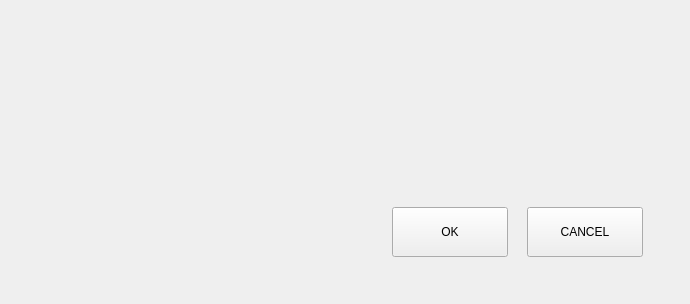
<?xml version="1.0" encoding="UTF-8"?>
<ui version="4.0">
 <class>TipDlg</class>
 <widget class="BaseDlg" name="TipDlg">
  <property name="geometry">
   <rect>
    <x>0</x>
    <y>0</y>
    <width>690</width>
    <height>304</height>
   </rect>
  </property>
  <property name="windowTitle">
   <string>Form</string>
  </property>
  <widget class="QPushButton" name="OKBtn">
   <property name="geometry">
    <rect>
     <x>392</x>
     <y>207</y>
     <width>116</width>
     <height>50</height>
    </rect>
   </property>
   <property name="text">
    <string>OK</string>
   </property>
   <property name="buttons" stdset="0">
    <string>btn_dlg</string>
   </property>
  </widget>
  <widget class="QPushButton" name="CancelBtn">
   <property name="geometry">
    <rect>
     <x>527</x>
     <y>207</y>
     <width>116</width>
     <height>50</height>
    </rect>
   </property>
   <property name="text">
    <string>CANCEL</string>
   </property>
   <property name="buttons" stdset="0">
    <string>btn_dlg</string>
   </property>
  </widget>
  <widget class="QLabel" name="TipLabel">
   <property name="geometry">
    <rect>
     <x>50</x>
     <y>90</y>
     <width>590</width>
     <height>100</height>
    </rect>
   </property>
   <property name="minimumSize">
    <size>
     <width>590</width>
     <height>100</height>
    </size>
   </property>
   <property name="maximumSize">
    <size>
     <width>590</width>
     <height>1000</height>
    </size>
   </property>
   <property name="text">
    <string/>
   </property>
   <property name="alignment">
    <set>Qt::AlignLeading|Qt::AlignLeft|Qt::AlignTop</set>
   </property>
   <property name="wordWrap">
    <bool>true</bool>
   </property>
  </widget>
  <zorder>TipLabel</zorder>
  <zorder>OKBtn</zorder>
  <zorder>CancelBtn</zorder>
 </widget>
 <customwidgets>
  <customwidget>
   <class>BaseDlg</class>
   <extends>QWidget</extends>
   <header>shared/basedlg.h</header>
   <container>1</container>
  </customwidget>
 </customwidgets>
 <resources/>
 <connections/>
</ui>
